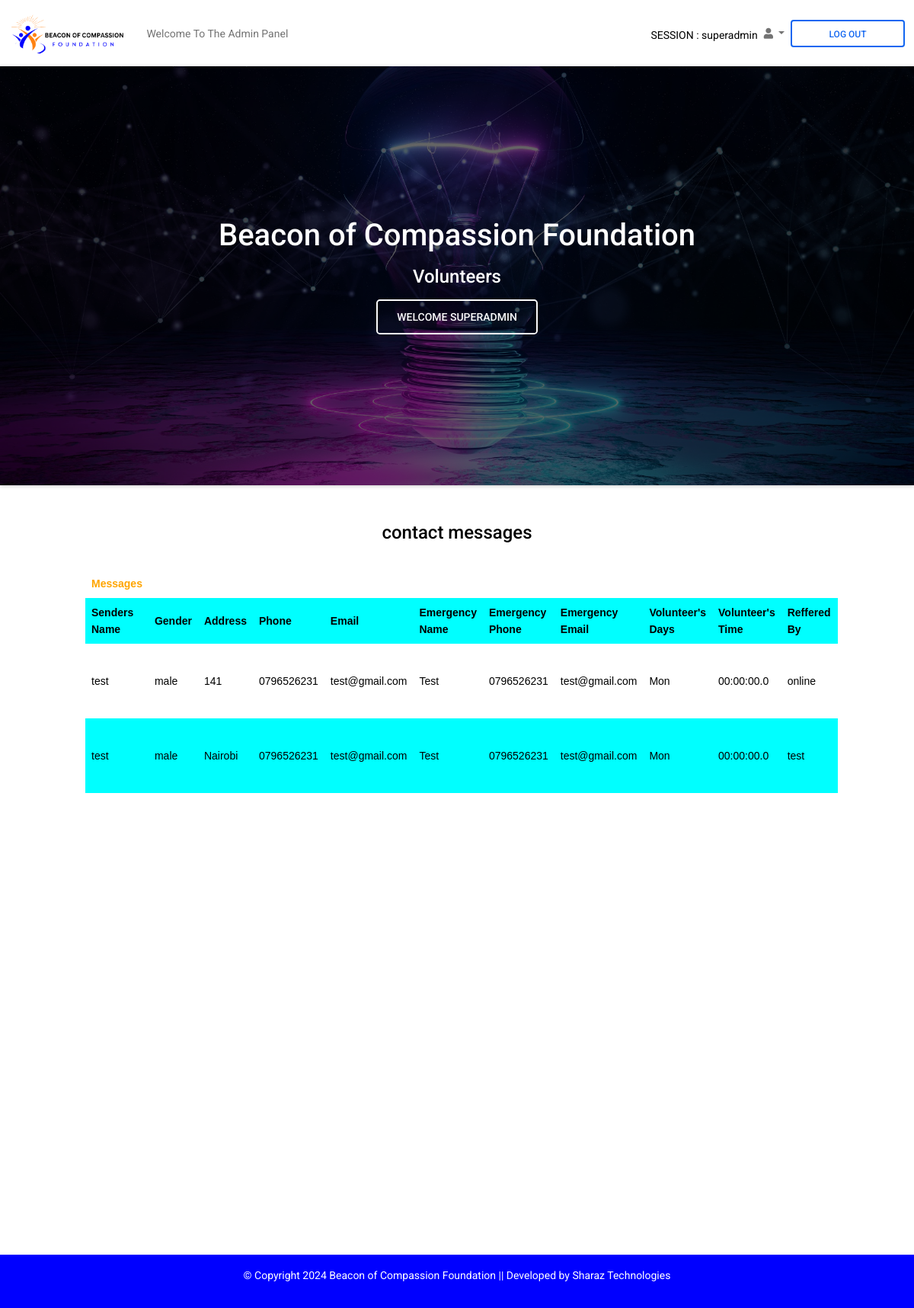
The app's page /Site/php/Admin/volunteers.php (signed in) with its own data.
### tables this page shows
CREATE TABLE `volunteer` (
  `id` int(11) NOT NULL,
  `name` varchar(100) NOT NULL,
  `gender` varchar(100) NOT NULL,
  `address` varchar(100) NOT NULL,
  `phone` varchar(100) NOT NULL,
  `email` varchar(100) NOT NULL,
  `ename` varchar(100) NOT NULL,
  `ephone` varchar(100) NOT NULL,
  `eemail` varchar(100) NOT NULL,
  `days` varchar(100) NOT NULL,
  `vtime` time(1) NOT NULL,
  `referals` varchar(100) NOT NULL,
  `bcheckbox` varchar(50) NOT NULL,
  `lcheckbox` varchar(50) NOT NULL,
  `Date` date NOT NULL,
  `Time` time(1) NOT NULL
);

### Site/php/Admin/volunteers.php (the view, shortened to what this page needs)
<?php
require_once '../includes/config.php';
$sql="SELECT * FROM admin where role='" . $_SESSION["role"] . "'";
$stmt = $DBH->prepare($sql);
$stmt->execute();
?>
<!DOCTYPE html>
<html lang="en">
  <head>
    <link
      rel="stylesheet"
      href="https://use.fontawesome.com/releases/v5.15.2/css/all.css"
    />
    <link rel ="stylesheet" type = "text/css" href ="css/admin.css">
    <link rel="stylesheet" href="../../css/styles.css" />
    <link rel="stylesheet" href="../../css/extrastyles.css" />
  </head>
  <body>
    <header>
      <nav class="navbar navbar-expand-lg navbar-light bg-white">
        <div class="container-fluid">
          <div class="collapse navbar-collapse" id="navbarExample01">
            <a class="navbar-brand" href="#">
              <img src="../../img/bof-logo2-rec.png" height="60"alt="" loading="lazy" style="border-radius:50%;" />
            </a>
            <ul class="navbar-nav me-auto mb-2 mb-lg-0">
              <li class="nav-item active">
                <a class="nav-link" aria-current="page" href="admin.php">Welcome To The Admin Panel</a>
              </li>
            </ul>
            <ul class="navbar-nav d-flex flex-row">
            <?php
              while($row = $stmt->fetchObject()) {
            ?>
              <div class="d-flex input-group w-auto" style="margin-top:10px;">SESSION : <?php echo "{$row->username}"; ?>  </div>
              <li class="nav-item me-3 me-lg-0 dropdown">
                <a
                  class="nav-link dropdown-toggle"
                  href="#"
                  id="navbarDropdown"
                  role="button"
                  data-mdb-toggle="dropdown"
                  aria-expanded="false">
                  <i class="fas fa-user"></i>
                </a>
              </li>
            </ul>
            <a href="../includes/logout.php">
              <button
                class="btn btn-outline-primary"
                type="button"
                data-mdb-ripple-color="dark">
                LOG OUT
              </button>
            </a>
          </div>
        </div>
      </nav>
      <div
        class="p-5 text-center bg-image shadow-1-strong"
        style="background-image: url('../../img/admin.jpg'); height: 550px">
        <div class="mask" style="background-color: rgba(0, 0, 0, 0.6)">
          <div class="d-flex justify-content-center align-items-center h-100">
            <div class="text-white">
              <h1 class="mb-3">Beacon of Compassion Foundation</h1>
              <h4 class="mb-3">
                Volunteers
              </h4>
              <a class="btn btn-outline-light btn-lg" href="#!" role="button">welcome <?php echo "{$row->username}"; ?></a>
              <?php
              }
            ?>
            </div>
          </div>
        </div>
      </div>
    </header>
    <main class="mt-5">
    <div class="messages" style="marging-left:auto;margin-right:auto;display:block;text-align:center;">
      <h4>contact messages</h4>
    </div>
    <br>
    <div class="container" style="overflow:scroll; height:900px; max-width:1000px;">
    <table>
         <th><strong style="color:orange;">Messages</strong></th>
         <tr style="border-radius: 20px;">
             <th>Senders Name</td>
             <th>Gender</td>
             <th>Address</td>
             <th>Phone</td>
             <th>Email</td>
             <th>Emergency Name</td>
             <th>Emergency Phone</td>
             <th>Emergency Email</td>
             <th>Volunteer's Days</td>
             <th>Volunteer's Time</td>
             <th>Reffered By</td>
        </tr>
        <?php
         require_once '../includes/config.php';
         $sql="SELECT * FROM volunteer ";
         $stmt = $DBH->prepare($sql);
         $stmt->execute();
        ?>
        <?php
              while($row = $stmt->fetchObject()) {
            ?>
        <tr>
            <td><?php echo "{$row->name}"; ?></td>
            <td><?php echo "{$row->gender}"; ?></td>
            <td><?php echo "{$row->address}"; ?></td>
            <td><?php echo "{$row->phone}"; ?></td>
            <td><?php echo "{$row->email}"; ?></td>
            <td><?php echo "{$row->ename}"; ?></td>
            <td><?php echo "{$row->ephone}"; ?></td>
            <td><?php echo "{$row->eemail}"; ?></td>
            <td><?php echo "{$row->days}"; ?></td>
            <td><?php echo "{$row->vtime}"; ?></td>
            <td><?php echo "{$row->referals}"; ?></td>
        </tr>
        <?php
         }
        ?>
     </table>
     </div>
    </main>
    <footer class="text-center text-white" style="background-color: #f1f1f1; bottom:0; position:; width:100%;">
      <div class="text-center text-dark p-3" style="background-color: blue;">
      <p style="color:white;"> &copy; Copyright <?php $year = date("Y"); echo $year; ?>
        Beacon of Compassion Foundation ||
       <a class="text-white" target="blank" href="../../../../sharaztechs.66ghz.com">Developed by Sharaz Technologies</a>
      </p>
      </div>
    </footer>
  </body>
</html>

### Site/php/Admin/css/admin.css (style rules this page uses)
html, body { height: 100%; }
body, div, form, input, select, textarea, label { padding: 0; margin: 0; outline: none; font-family: Roboto, Arial, sans-serif; font-size: 14px; color:black; line-height: 22px; }
button { width: 150px; padding: 10px; border: none; border-radius: 5px; background: rgb(241, 50, 194) ; font-size: 16px; color: #fff; cursor: pointer; }
table { font-family: arial,sans-serif; border-collapse: collapse; margin-bottom: 50px; }
td,th { border:1px solid; text-align: left; padding:8px; }
tr:nth-child(even) { background-color: aqua; }

### Site/php/Admin/volunteers.php (style rules this page uses)
tr:nth-child(even) { background-color:aqua; color: black; }

### records on screen
volunteer: name "test", gender "male", address "141", phone "0796526231", email "test@gmail.com", ename "Test", ephone "0796526231", eemail "test@gmail.com", days "Mon", vtime "00:00:00.0", referals "online"
volunteer: name "test", gender "male", address "Nairobi", phone "0796526231", email "test@gmail.com", ename "Test", ephone "0796526231", eemail "test@gmail.com", days "Mon", vtime "00:00:00.0", referals "test"

### other values on screen
$row->username "superadmin"
$row->username "SUPERADMIN"
